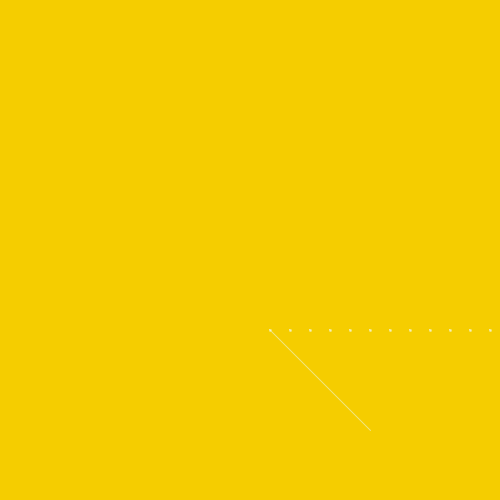
Frame 1 (no input)
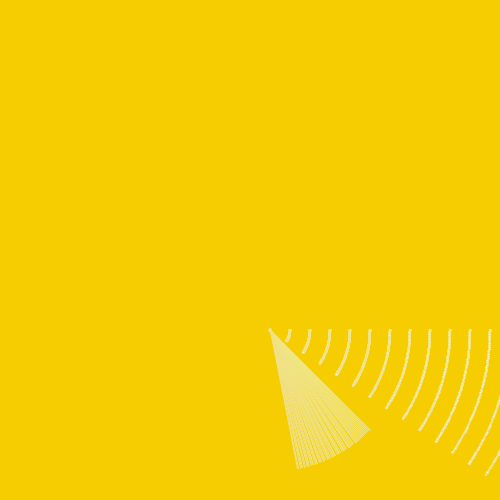
Frame 60 (the mouse pressed at the canvas centre just before this capture)
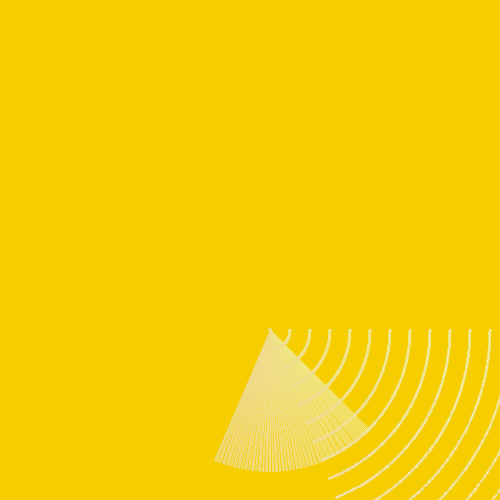
Frame 120 (the mouse held since frame 60 and released just before this capture)

The Processing sketch that drew these frames (run headless with seeded random() and noise(); from frame 60 on, the mouse is pressed at the canvas centre):

// Processing sketch: processing_5046
// ── processing_5046.pde

/*
Radar
Oct 06, 2009
*/

float turn = 0; 
float noiseNum = 0; //have to assign value to variable

void setup() {
  size(500,500);
  background(245,205,0);
  smooth();  
}

void draw() {
  translate(width/2+20, height/2+80);//translate the origin
  rotate(turn);
  stroke(240,230-10*turn,130+10*turn);
  line(100,100, 0, 0);
  turn = turn +0.01; //turn the paper
  for (int i=0; i<20; i++) {
  ellipse(20*i, sin(i/20), 2, 2);
  }
} 
